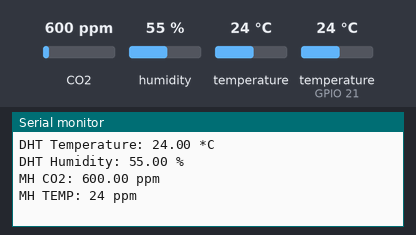
The sketch below on a simulated ESP32. Shown: the last lines printed to the serial monitor. Inputs (shaded band) come from the test bench; at power-on: CO2 600 ppm, humidity 55 %, temperature 24 °C, temperature (sensor on GPIO 21) 24 °C. WiFi joins after 1.5 s; servers stay silent unless stated; no MQTT or app messages arrive unless stated.

Above: at 2.7 s.
2.8 s: CO2 set to 452 ppm
At 8.0 s:
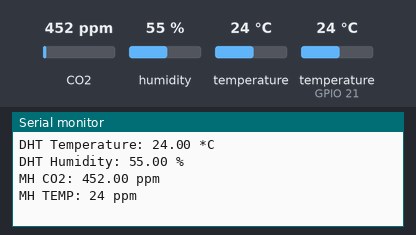
8.6 s: humidity set to 22 %
At 13.4 s:
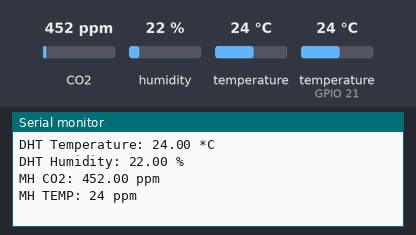
14.4 s: temperature (sensor 0) set to 12 °C
At 17.7 s:
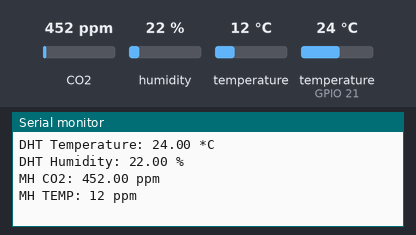
20.2 s: temperature (sensor on GPIO 21) set to 12 °C
26.0 s: CO2 set to 1050 ppm
At 28.6 s:
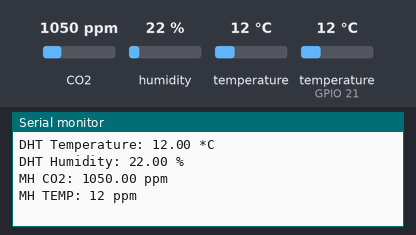
31.8 s: humidity set to 40 %
At 32.9 s:
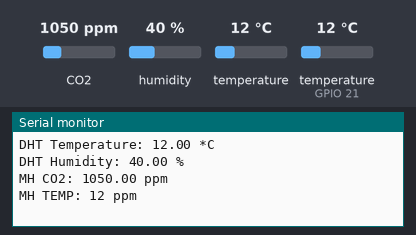
Timing chart, 0 to 34.8 s (numbered marks = the images above; inputs shaded):
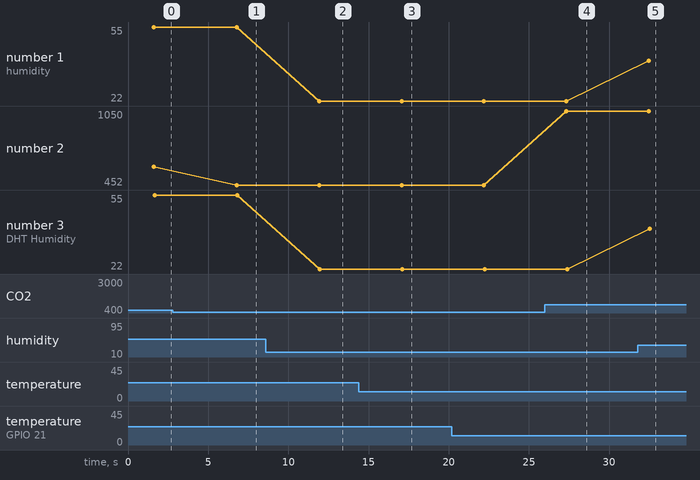

Measured:
- after the input at 2.8 s, the serial monitor: prints a new line after 4.0 s (image 1)
- after the input at 8.6 s, the serial monitor: prints a new line after 3.3 s (image 2)
- after the input at 14.4 s, the serial monitor: prints a new line after 2.7 s (image 3)
- after the input at 26.0 s, the serial monitor: prints a new line after 1.3 s (image 4)
- after the input at 31.8 s, the serial monitor: prints a new line after 0.69 s (image 5)
- plotted number 1: 55 → 22 after the input at 8.6 s, 22 → 40 after the input at 31.8 s
- plotted number 2: 600 → 452 after the input at 2.8 s, 452 → 1050 after the input at 26.0 s
- plotted number 3: 55 → 22 after the input at 8.6 s, 22 → 40 after the input at 31.8 s

The sketch:

fermenter.ino
```cpp
#include <Arduino.h>
#include <WiFi.h>
#include <PubSubClient.h>
#include <DHT.h>
#include <MQUnifiedsensor.h>
#include "MHZ19.h"
// Define pins for sensors
#define DHTPIN 21 // DHT Digital Input Pin
#define DHTTYPE DHT11 // DHT11 or DHT22, depends on your sensor
#define CO2_IN 5 // PWM pin for CO2 sensor
#define RX_PIN 16                                          // Rx pin which the MHZ19 Tx pin is attached to
#define TX_PIN 17
#define MQPin 36  // TX for MH-Z19C
MHZ19 myMHZ19;                                             // Constructor for library

#if defined(ESP32)
HardwareSerial mySerial(2);                                // On ESP32 we do not require the SoftwareSerial library, since we have 2 USARTS available
#else
#include <SoftwareSerial.h>                                //  Remove if using HardwareSerial or non-uno compatible device
SoftwareSerial mySerial(RX_PIN, TX_PIN);                   // (Uno example) create device to MH-Z19 serial
#endif


unsigned long getDataTimer = 0;
// MQ135 sensor setup
#define placa "ESP32"
#define Voltage_Resolution 3.3
#define ADC_Bit_Resolution 12
#define type "MQ-135"
#define RatioMQ135CleanAir 3.6

// Initialize DHT and CO2 sensor
DHT dht(DHTPIN, DHTTYPE);
// MHZ co2(MH_Z19_RX, MH_Z19_TX, CO2_IN, MHZ::MHZ19C);
MQUnifiedsensor MQ135(placa, Voltage_Resolution, ADC_Bit_Resolution, MQPin, type);

// WiFi credentials
const char* ssid = "Big";
const char* password = "13591359";
const char* ssid2 = "JOJOCAFE_2.4G";
const char* password2 = "13591359";
const char* ssid3 = "ATA_2g";
const char* password3 = "wer1233211";

// MQTT settings
const char* mqttServer = "demo.thingsboard.io";
const int mqttPort = 1883;
const char* mqttUser = "W7FByEMblN9TsgtYmBB4"; // MQTT username (ThingsBoard access token)
const char* mqttTopic = "v1/devices/me/telemetry";

// MQTT client setup
WiFiClient espClient;
PubSubClient client(espClient);

// Task handles
TaskHandle_t co2TaskHandle = NULL;

// Function to alternate SSID
void alternateSSID() {
  if (strcmp(ssid, "Big") == 0) {
    ssid = "JOJOCAFE_2.4G";
    password = "13591359";
  } else if (strcmp(ssid, "JOJOCAFE_2.4G") == 0) {
    ssid = "ATA_2g";
    password = "wer1233211";
  } else {
    ssid = "Big";
    password = "13591359";
  }
}

void setup() {
  Serial.begin(9600);
  dht.begin();

  // Alternate SSID
  alternateSSID();

  // Connect to Wi-Fi
  WiFi.begin(ssid, password);
  int attempts = 0;
  while (WiFi.status() != WL_CONNECTED && attempts < 3) {
    delay(500);
    Serial.print(".");
    attempts++;
  }

  if (WiFi.status() != WL_CONNECTED) {
    Serial.println("Failed to connect to WiFi, rotating SSID...");
    alternateSSID();
    WiFi.begin(ssid, password);
    attempts = 0;
    while (WiFi.status() != WL_CONNECTED && attempts < 3) {
      delay(500);
      Serial.print(".");
      attempts++;
    }
  }

  if (WiFi.status() != WL_CONNECTED) {
    Serial.println("Failed to connect to WiFi after rotating SSID.");
    return;
  }

  Serial.println("WiFi connected");

  // Connect to MQTT broker
  client.setServer(mqttServer, mqttPort);
  while (!client.connected()) {
    Serial.print("Connecting to MQTT...");
    if (client.connect("ESP32Client", mqttUser, NULL)) {
      Serial.println("connected");
    } else {
      Serial.print("failed with state ");
      Serial.println(client.state());
      delay(2000);
    }
  }

  // Initialize CO2 sensor
  Serial.println("MHZ 19C");
      mySerial.begin(9600);                               // (Uno example) device to MH-Z19 serial start
    myMHZ19.begin(mySerial);                                // *Serial(Stream) reference must be passed to library begin().

    myMHZ19.autoCalibration();

  // Initialize MQ135 sensor
  MQ135.setRegressionMethod(1);
  MQ135.init();
  Serial.print("Calibrating MQ135 sensor, please wait.");
  float calcR0 = 0;
  for (int i = 1; i <= 10; i++) {
    MQ135.update();
    calcR0 += MQ135.calibrate(RatioMQ135CleanAir);
    Serial.print(".");
  }
  MQ135.setR0(calcR0 / 10);
  Serial.println(" done!");

  if (isinf(calcR0)) {
    Serial.println("Warning: Connection issue, R0 is infinite (Open circuit detected) please check your wiring and supply");
    while (1);
  }
  if (calcR0 == 0) {
    Serial.println("Warning: Connection issue found, R0 is zero (Analog pin shorts to ground) please check your wiring and supply");
    while (1);
  }

  // Create CO2 task
  // xTaskCreatePinnedToCore(co2Task, "CO2 Task", 10000, NULL, 1, &co2TaskHandle, 1);
}

// void co2Task(void *pvParameters) {
//   while (true) {
//     int ppm_pwm = co2.readCO2PWM();     // Read CO2 concentration over PWM

//     if (ppm_pwm < 0) ppm_pwm = 0;      // Handle invalid PWM reading
//     // if (co2Temperature < 0) co2Temperature = 0; // Handle invalid temperature reading

//     Serial.print("CO2 PWM: "); Serial.print(ppm_pwm); Serial.println(" ppm");
//     Serial.print("CO2 Sensor Temperature: ");
//     String co2Payload = "{\"co2_pwm\":" + String(ppm_pwm) + "}";
//     client.publish(mqttTopic, co2Payload.c_str());
//     Serial.print("MQTT Published: ");
//     Serial.println(co2Payload);
//     // Serial.print(co2Temperature); Serial.println(" *C");

//     vTaskDelay(2000 / portTICK_PERIOD_MS);
//   }
// }

void loop() {
  // Read data from DHT sensor
  float temperature = dht.readTemperature();
  float humidity = dht.readHumidity();

  if (isnan(temperature) || isnan(humidity)) {
    // Serial.println("Failed to read from DHT sensor!");
    return;
  }

  // Read data from MQ135 sensor
  MQ135.update();
  MQ135.setA(110.47); MQ135.setB(-2.862); // Configure the equation to calculate CO2 concentration value
  float CO2 = myMHZ19.getCO2();
        int8_t Temp;
        Temp = myMHZ19.getTemperature();

  // Prepare MQTT payload
  String mqttPayload = "{\"temperature\":" + String(temperature) +
                       ", \"humidity\":" + String(humidity) +
                       ", \"co2\":" + String(CO2) + "}";

  // Publish the MQTT message
  client.publish(mqttTopic, mqttPayload.c_str());
  Serial.print("MQTT Published: ");
  Serial.println(mqttPayload);

  // Display sensor data in Serial Monitor
  Serial.print("DHT Temperature: "); Serial.print(temperature); Serial.println(" *C");
  Serial.print("DHT Humidity: "); Serial.print(humidity); Serial.println(" %");
  Serial.print("MH CO2: "); Serial.print(CO2 ); Serial.println(" ppm");
  Serial.print("MH TEMP: "); Serial.print(Temp ); Serial.println(" ppm");

  delay(5000); // Delay to control the data sending frequency
}
```
